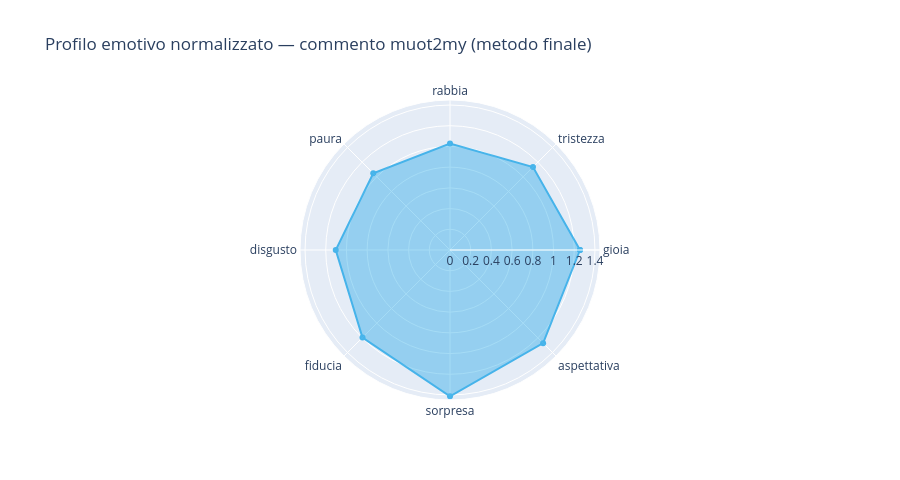

Notebook code cell kept with this figure:
### Markdown cell above
## Corpus_mean normalisation (Formula 3.5 ItEm)

Lo score grezzo viene diviso per la media di corpus μ_e:

```
S_e_norm(d) = S_e(d) / μ_e
```

Le emozioni con valore medio alto nel corpus (come aspettativa) vengono penalizzate proporzionalmente.

### Code cell
if not lemmi_usati:
    print('Nessun lemma utile trovato.')
else:
    sc_norm  = normalizza(totals.to_dict(), mu_e)
    dom_norm = emozione_dominante(sc_norm)

    print('Corpus_mean normalisation:')
    print('{:<15s} {:>10s} {:>10s} {:>10s}'.format('Emozione', 'S_e (raw)', 'μ_e', 'S_e_norm'))
    print('-' * 50)
    for e in BASIC_EMOTIONS:
        print('{:<15s} {:>10.3f} {:>10.3f} {:>10.3f}'.format(
            e, totals[e], mu_e[e], sc_norm[e]))
    print(f'\n=> Emozione dominante (corpus_mean): {dom_norm.upper()}')

    plot_radar_single(
        sc_norm, dom_norm,
        title=f'Profilo emotivo normalizzato — commento {CID} (metodo finale)',
        height=480,
    ).show()

### Figure 1 — Plotly figure (JSON) as saved in the notebook; plotly's stock layout.template omitted (floating-point values rounded to 4 significant figures)
{"data": [{"fill": "toself", "line": {"color": "#039BE5"}, "name": "sorpresa", "opacity": 0.7, "r": [1.255, 1.133, 1.027, 1.048, 1.103, 1.195, 1.412, 1.272, 1.255], "theta": ["gioia", "tristezza", "rabbia", "paura", "disgusto", "fiducia", "sorpresa", "aspettativa", "gioia"], "type": "scatterpolar"}], "layout": {"polar": {"radialaxis": {"visible": true}}, "title": {"text": "Profilo emotivo normalizzato — commento muot2my (metodo finale)"}, "height": 480}}
